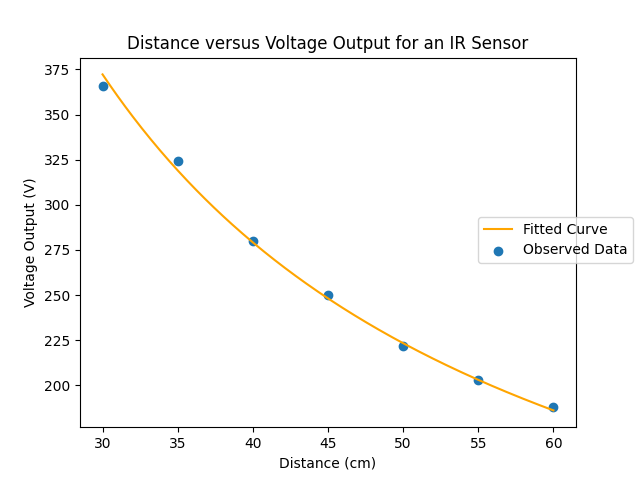

The Python source for this figure:
import numpy as np
import pandas as pd
from scipy.optimize import curve_fit
import matplotlib.pyplot as plt

ir_data = pd.read_csv("ir_calibration.csv")

coeff = curve_fit(lambda x, a: a/x,ir_data["cm"], ir_data["read"])[0][0]
print(coeff)

fig, ax = plt.subplots()

ax.scatter(ir_data["cm"], ir_data["read"], label="Observed Data")

input_values = np.linspace(30,60,300)
ax.plot(input_values, [coeff/x for x in input_values], color="orange",
	label="Fitted Curve")

ax.set_xlabel("Distance (cm)")
ax.set_ylabel("Voltage Output (V)")
ax.set_title("Distance versus Voltage Output for an IR Sensor")

fig.legend(loc="center right")
fig.savefig("ir_calibration.png")

plt.show()